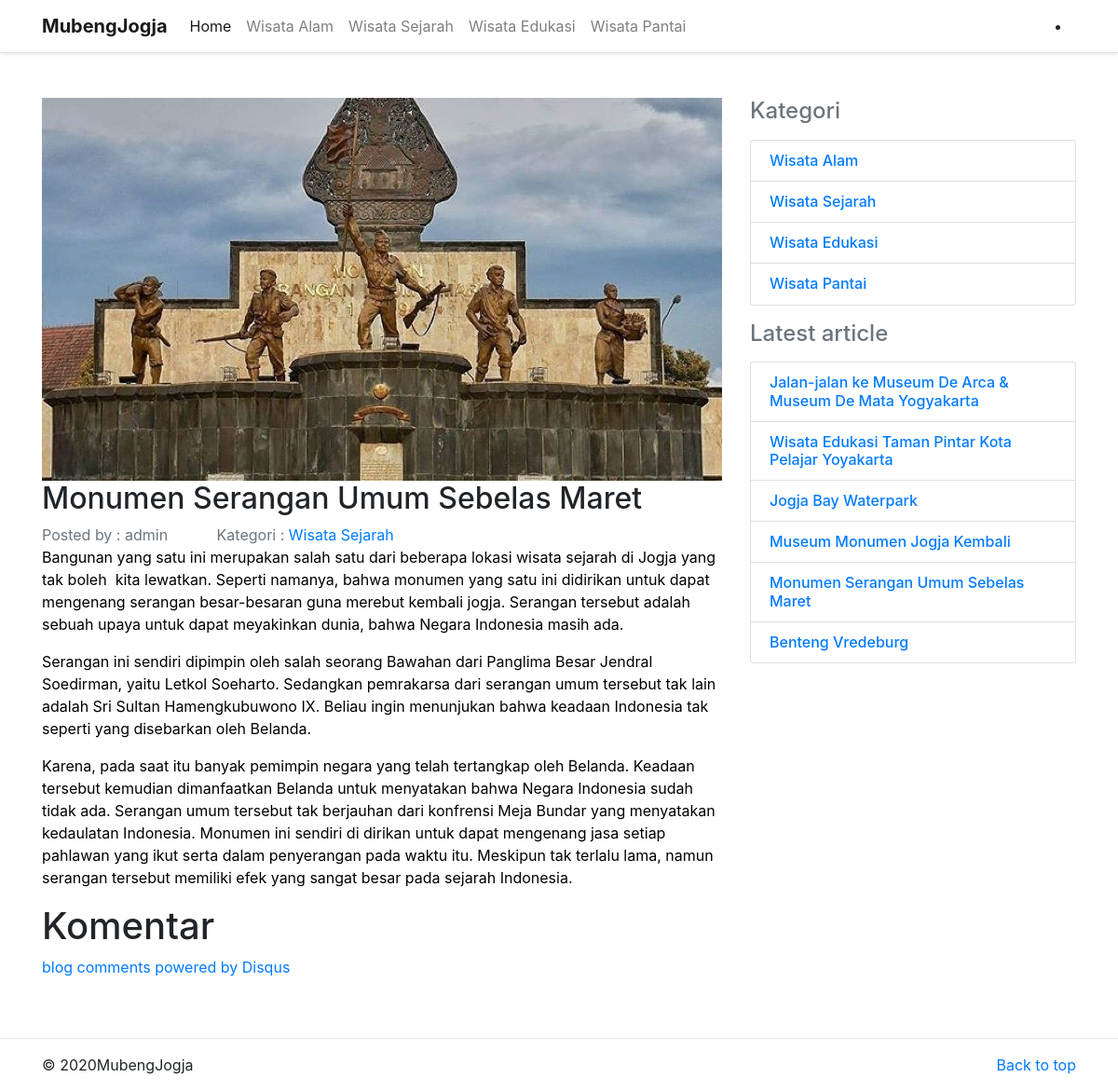
The app's page /index/detail/-25890 with its own data.
### tables this page shows
CREATE TABLE `kategori` (
  `id_kategori` int(11) NOT NULL,
  `slug_kategori` varchar(128) NOT NULL,
  `nama_kategori` varchar(128) NOT NULL,
  `dibuat` timestamp NOT NULL,
  `diperbarui` timestamp NOT NULL DEFAULT CURRENT_TIMESTAMP ON UPDATE CURRENT_TIMESTAMP
);

CREATE TABLE `artikel` (
  `id_artikel` int(11) NOT NULL,
  `id_user` int(11) NOT NULL,
  `id_kategori` int(11) NOT NULL,
  `slug_artikel` varchar(128) NOT NULL,
  `judul` varchar(128) NOT NULL,
  `isi_artikel` text NOT NULL,
  `gambar` varchar(128) NOT NULL,
  `status_artikel` varchar(128) NOT NULL,
  `kata_kunci` text NOT NULL,
  `dibuat` timestamp NOT NULL,
  `diperbarui` timestamp NOT NULL DEFAULT CURRENT_TIMESTAMP ON UPDATE CURRENT_TIMESTAMP
);

CREATE TABLE `user` (
  `id_user` int(11) NOT NULL,
  `nama` varchar(128) NOT NULL,
  `email` varchar(128) NOT NULL,
  `password` varchar(128) NOT NULL,
  `role` varchar(128) NOT NULL,
  `status` int(11) NOT NULL,
  `avatar` varchar(128) NOT NULL,
  `dibuat` timestamp NOT NULL,
  `diperbarui` timestamp NOT NULL DEFAULT CURRENT_TIMESTAMP ON UPDATE CURRENT_TIMESTAMP
);

### application/views/frontend/layout/wrapp.php (called while the page is built)
<?php
require_once('head.php');
require_once('header.php');
require_once('content.php');
require_once('sidebar.php');
require_once('footer.php');

### application/controllers/index.php (called while the page is built, shortened)
<?php
class Index extends CI_Controller
{
	public function __construct()
	{
		$this->load->model('artikel_model');
		$this->load->model('kategori_model');
	}
	public function detail($slug_artikel = NULL)
	{
		$this->load->library('disqus');
		$artikel = $this->artikel_model->view_detail($slug_artikel);
		$all_kategori = $this->kategori_model->get_all();
		$latepost = $this->artikel_model->latest();
		$disqus = $this->disqus->get_html();
		$data = array(
			'id_artikel' => $this->session->userdata('id_artikel'),
			'judul' => $artikel->judul,
			'deskripsi' => $artikel->judul,
			'kata_kunci' => $artikel->kata_kunci,
			'artikel' => $artikel,
			'all_kategori' => $all_kategori,
			'latepost' => $latepost,
			'disqus' => $disqus,
			'tanggal_post' => date('Y-m-d H:i:s'),
			'content' => 'frontend/artikel/detail'
		);
		$this->load->view('frontend/layout/wrapp', $data, false);
	}
}

### index.php (called while the page is built, shortened)
<?php
require_once BASEPATH.'core/CodeIgniter.php';

### application/models/kategori_model.php (called while the page is built, shortened)
<?php
class Kategori_model extends CI_Model
{
    public function get_all()
    {
        $this->db->select('*');
        $this->db->from('kategori');
        $this->db->order_by('id_kategori', 'asc');
        $query = $this->db->get();
        return $query->result();
    }
}

### application/views/frontend/layout/content.php (called while the page is built)
<?php
if ($content) {
    $this->load->view($content);
}

### application/models/artikel_model.php (called while the page is built, shortened)
<?php
class Artikel_model extends CI_Model
{
	public function latest()
	{
		$this->db->select('artikel.*,kategori.nama_kategori, kategori.slug_kategori, user.nama');
		$this->db->from('artikel');
		$this->db->join('kategori', 'kategori.id_kategori = artikel.id_kategori', 'left');
		$this->db->join('user', 'user.id_user = artikel.id_user', 'left');
		$this->db->where(array('status_artikel' => 'Publish'));
		$this->db->order_by('id_artikel', 'desc');
		$this->db->limit(6);
		$query = $this->db->get();
		return $query->result();
	}
	public function view_detail($slug_artikel)
	{
		$this->db->select('artikel.*,kategori.nama_kategori, kategori.slug_kategori, user.nama, user.avatar');
		$this->db->from('artikel');
		$this->db->join('kategori', 'kategori.id_kategori = artikel.id_kategori', 'left');
		$this->db->join('user', 'user.id_user = artikel.id_user', 'left');
		$this->db->where(array(
			'status_artikel' => 'Publish',
			'artikel.slug_artikel' => $slug_artikel
		));
		$this->db->order_by('id_artikel', 'desc');
		$query = $this->db->get();
		return $query->row();
	}
}

### application/views/frontend/artikel/detail.php (the view)
<div class="col-md-8">
    <img class="img-fluid" src="<?= base_url('assets/upload/images/' . $artikel->gambar); ?>">
    <h2><?= $artikel->judul; ?></h2>
    <span class="mr-md-5 text-muted"> Posted by : <?= $artikel->nama; ?></span>
    <span class="text-muted"> Kategori : <a
            href="<?= base_url('index/kategori/' . $artikel->slug_kategori); ?>"><?= $artikel->nama_kategori; ?></a></span><br>
    <?= $artikel->isi_artikel; ?>
    <div id="container">
        <h1>Komentar</h1>
        <?= $disqus; ?>
    </div>
</div>

### application/views/frontend/layout/header.php (shortened to what this page needs)
<?php $kategori = $this->kategori_model->get_all(); ?>
<header>
    <nav class="navbar navbar-expand-md navbar-light bg-white border-bottom shadow-sm">
        <div class="container">
            <a class="navbar-brand" href="#"><strong>MubengJogja</strong></a>
            <div class="collapse navbar-collapse" id="navbarCollapse">
                <ul class="navbar-nav mr-auto">
                    <li class="nav-item active">
                        <a class="nav-link" href="<?= base_url(); ?>">Home <span class="sr-only">(current)</span></a>
                    </li>
                    <?php foreach ($kategori as $kategori) { ?>
                    <li class="nav-item">
                        <a class="nav-link"
                            href="<?= base_url('index/kategori/' . $kategori->slug_kategori); ?>"><?= $kategori->nama_kategori; ?></a>
                    </li>
                    <?php }; ?>
                </ul>
                <li class="navbar-nav">
                <li class="nav-item">
                </li>
                </li>
            </div>
        </div>
    </nav>
</header>
<main role="main">
    <div class="container py-5">
        <div class="row">

### application/views/frontend/layout/sidebar.php
<div class="col-md-4">
    <h4 class="d-flex justify-content-between align-items-center mb-3">
        <span class="text-muted">Kategori</span>
    </h4>
    <ul class="list-group mb-3">
        <?php foreach ($all_kategori as $all_kategori) { ?>
        <li class="list-group-item d-flex justify-content-between lh-condensed">
            <div>
                <h6 class="my-0"><a
                        href="<?= base_url('index/kategori/' . $all_kategori->slug_kategori); ?>"><?= $all_kategori->nama_kategori; ?></a>
                </h6>
            </div>
        </li>
        <?php } ?>
    </ul>
    <h4 class="d-flex justify-content-between align-items-center mb-3">
        <span class="text-muted">Latest article</span>
    </h4>
    <ul class="list-group mb-3">
        <?php foreach ($latepost as $latepost) { ?>
        <li class="list-group-item d-flex justify-content-between lh-condensed">
            <div>
                <h6 class="my-0"><a
                        href="<?= base_url('index/detail/' . $latepost->slug_artikel); ?>"><?= $latepost->judul; ?></a>
                </h6>
            </div>
        </li>
        <?php } ?>
    </ul>
</div>

### records on screen
kategori: nama_kategori "Wisata Alam"
kategori: nama_kategori "Wisata Sejarah"
kategori: nama_kategori "Wisata Edukasi"
kategori: nama_kategori "Wisata Pantai"
artikel: gambar (picture), judul "Monumen Serangan Umum Sebelas Maret", id_user.nama "admin", id_kategori.nama_kategori "Wisata Sejarah", isi_artikel "Bangunan yang satu ini merupakan salah satu dari beberapa lokasi wisata sejarah di Jogja yang tak boleh kita lewatkan. Seperti namanya, bahwa monumen yang satu ini didirikan untuk dapat mengenang serangan besar-besaran guna merebut kembali jogja. Serangan tersebut adalah sebuah upaya untuk dapat meyakinkan dunia, bahwa Negara Indonesia masih ada. Serangan ini sendiri dipimpin oleh salah seorang Bawahan dari Panglima Besar Jendral Soedirman, yaitu Letkol Soeharto. Sedangkan pemrakarsa dari serangan umum tersebut tak lain adalah Sri Sultan Hamengkubuwono IX. Beliau ingin menunjukan bahwa keadaan Indonesia tak seperti yang disebarkan oleh Belanda. Karena, pada saat itu banyak pemimpin negara…"
artikel: judul "Jalan-jalan ke Museum De Arca & Museum De Mata Yogyakarta"
artikel: judul "Wisata Edukasi Taman Pintar Kota Pelajar Yoyakarta"
artikel: judul "Jogja Bay Waterpark"
artikel: judul "Museum Monumen Jogja Kembali"
artikel: judul "Benteng Vredeburg"
